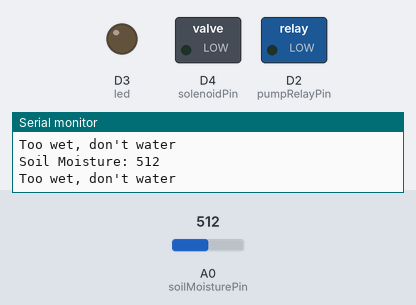
Simulated run of this program. Board: ESP8266 (NodeMCU). Parts: switched loads named in the program (green lamp = pin HIGH), output pins drawn as LEDs (lit = HIGH), the last lines printed to the serial monitor. The inputs (shaded band) are chosen by the test bench; at power-on: A0 (soilMoisturePin) = 512.

Above: at 1.4 s.
1.5 s: A0 (soilMoisturePin) set to 122
At 3.0 s:
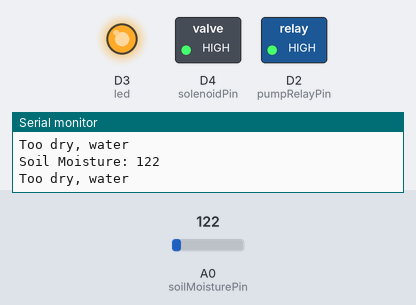
3.3 s: A0 (soilMoisturePin) set to 511
At 4.4 s:
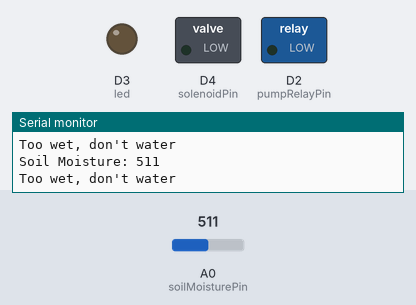
5.1 s: A0 (soilMoisturePin) set to 0
At 5.8 s:
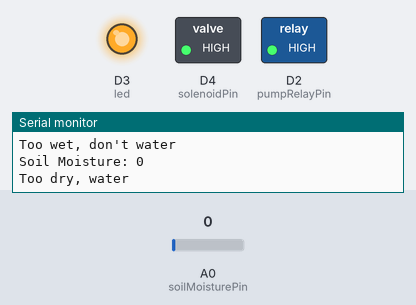
Timing chart, 0 to 8.1 s (numbered marks = the images above; inputs shaded):
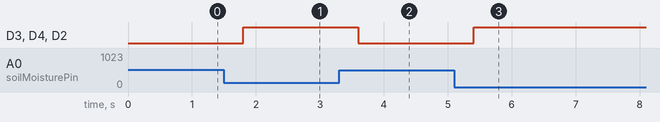

Measured:
- after the input at 1.5 s, D3 (led), D4 (solenoidPin), D2 (pumpRelayPin): LOW → HIGH after 0.30 s
- after the input at 3.3 s, D3 (led), D4 (solenoidPin), D2 (pumpRelayPin): HIGH → LOW after 0.30 s
- after the input at 5.1 s, D3 (led), D4 (solenoidPin), D2 (pumpRelayPin): LOW → HIGH after 0.30 s

The program:

main.cpp
```cpp
#include <Arduino.h>
#include <cassert>

#define TEST_PROTOTYPE

const int pumpRelayPin {D2};
const int solenoidPin {D4};
const int soilMoisturePin {A0};
const int flowSensorPin {A0};
const int led {D3};

const int tooWetSoil{500};
const int tooDrySoil{300};

// function prototypes
void waterPlant(int, int);
void notWaterPlant(int, int);

void setup() {
  pinMode(pumpRelayPin, OUTPUT);
  pinMode(solenoidPin, OUTPUT);
  pinMode(led, OUTPUT);

  #ifdef TEST_PROTOTYPE
  Serial.begin(9600);
  #endif
}

void loop() {
  int soilMoistureValue {analogRead(soilMoisturePin)};

  #ifdef TEST_PROTOTYPE
  Serial.print("Soil Moisture: ");
  Serial.println(soilMoistureValue);
  #endif

  if (soilMoistureValue > tooWetSoil)
  {
    notWaterPlant(soilMoistureValue, tooWetSoil);
    delay(300);
  }
  else if (soilMoistureValue < tooDrySoil)
  {
    waterPlant(soilMoistureValue , tooWetSoil);
    delay(300);
  }
  else
  {
    #ifdef TEST_PROTOTYPE
    Serial.println("Moisture is OK, don't water");
    #endif
    notWaterPlant(soilMoistureValue, tooDrySoil);
  }

  delay(300);
}

void waterPlant(int soilMoistureValue, int tooWetSoil)
{
  assert(soilMoistureValue < tooDrySoil); // safety feature(confirmation)
  #ifdef TEST_PROTOTYPE
  Serial.println("Too dry, water");
  #endif
  digitalWrite(pumpRelayPin, HIGH);
  digitalWrite(solenoidPin, HIGH);
  digitalWrite(led, HIGH);
}

void notWaterPlant(int soilMoistureValue, int tooWetSoil)
{
  assert(soilMoistureValue > tooWetSoil);
  #ifdef TEST_PROTOTYPE
  Serial.println("Too wet, don't water");
  #endif
  digitalWrite(pumpRelayPin, LOW);
  digitalWrite(solenoidPin, LOW);
  digitalWrite(led, LOW);
}
```
